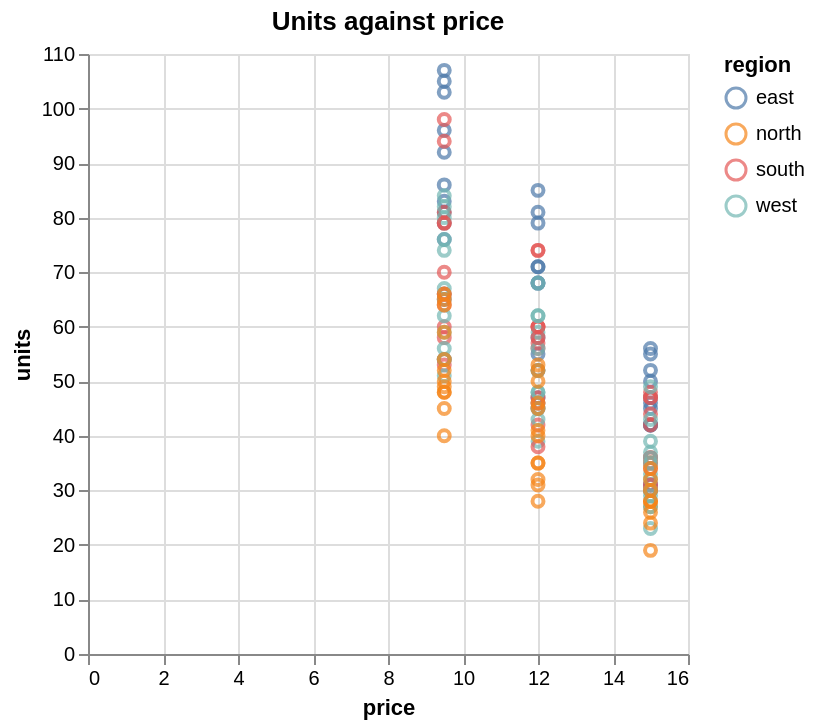

Vega-Lite specification stored for this chart:
### Vega-Lite specification from a JSON file in a GitHub repository (floating-point values rounded to 4 significant figures; data arrays with more than 128 entries replaced by an {"elided": "..."} marker saying what was removed)
{"$schema": "https://vega.github.io/schema/vega-lite/v5.json", "title": "Units against price", "mark": "point", "encoding": {"x": {"field": "price", "type": "quantitative"}, "y": {"field": "units", "type": "quantitative"}, "color": {"field": "region", "type": "nominal"}}, "data": {"values": {"elided": "144 records"}}}
